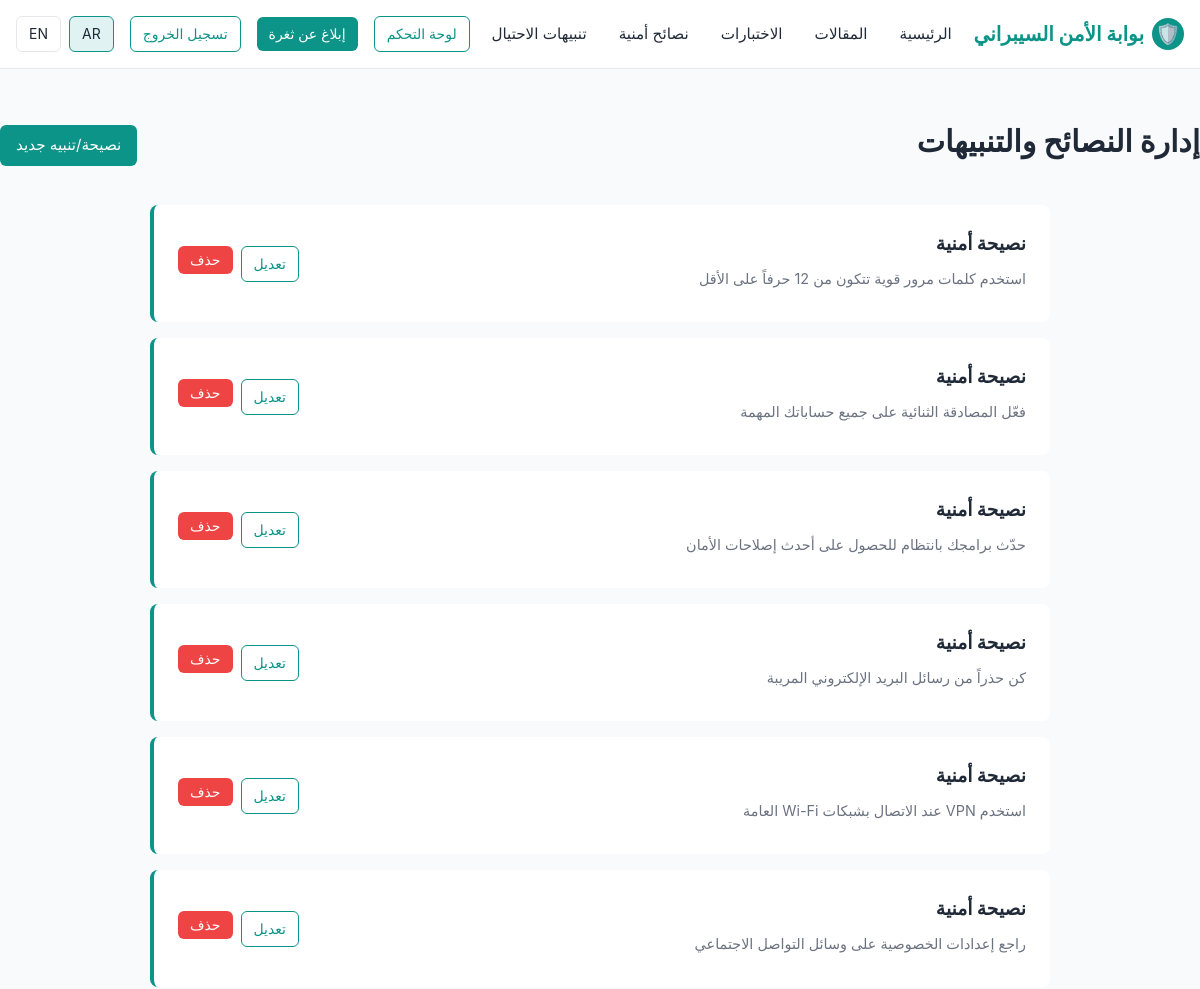
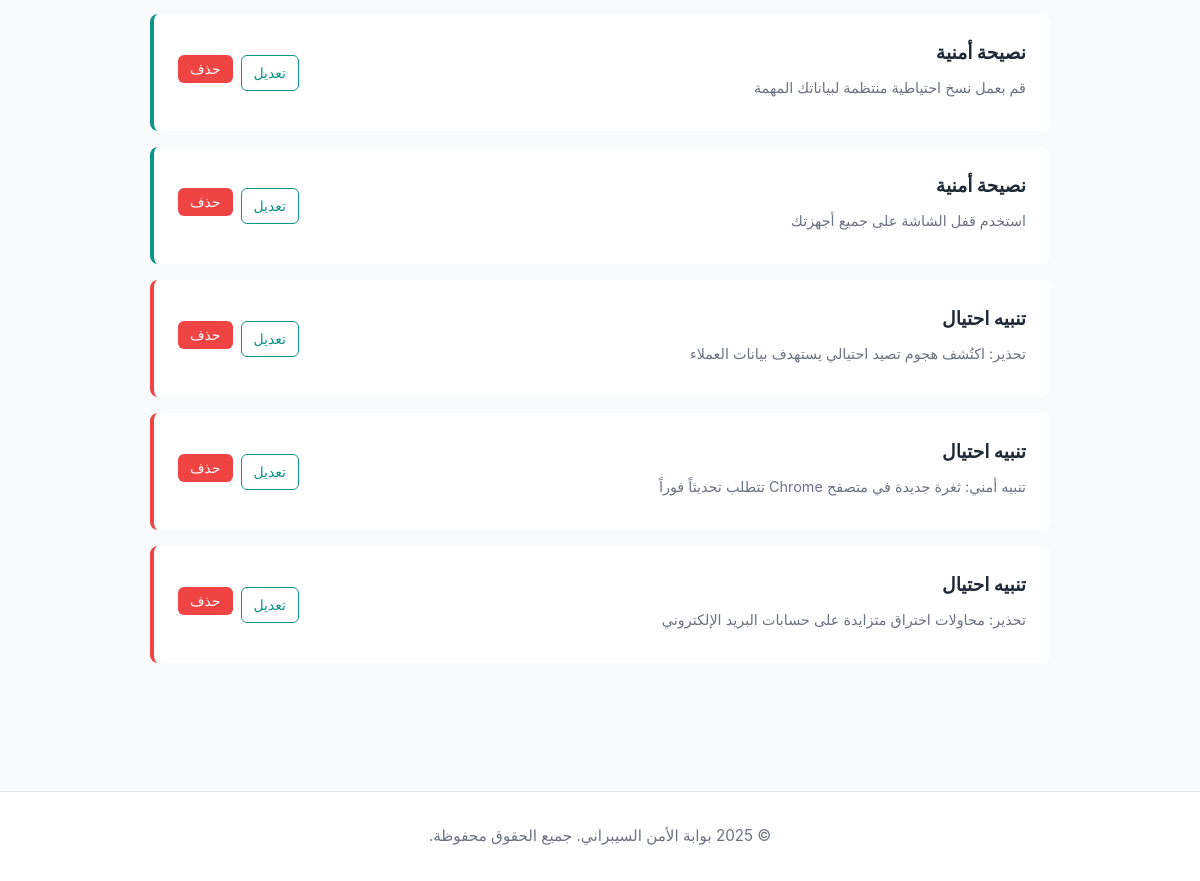
Page /admin/tips-alerts (signed in) on the committed database (2 pictures, top to bottom).
### tables this page shows
CREATE TABLE tips_alerts (
            id INTEGER PRIMARY KEY AUTOINCREMENT,
            type TEXT NOT NULL, -- 'tip' or 'alert'
            content_ar TEXT NOT NULL,
            content_en TEXT NOT NULL,
            publish_date TIMESTAMP NOT NULL DEFAULT CURRENT_TIMESTAMP
        );

### app.py (the view)
@app.route('/admin/tips-alerts')
@admin_required
def admin_tips_alerts():
    conn = get_db_connection()
    tips_alerts_list = conn.execute("SELECT * FROM tips_alerts ORDER BY publish_date DESC").fetchall()
    conn.close()
    lang = get_current_language()
    return render_template('admin_tips_alerts.html', tips_alerts=tips_alerts_list, lang=lang)

### app.py (called while the page is built)
@app.before_request
def set_language_on_first_visit():
    if 'language' not in session:
        session['language'] = app.config['DEFAULT_LANGUAGE']

def get_current_language():
    return session.get('language')

def admin_required(f):
    @wraps(f)
    def decorated_function(*args, **kwargs):
        if 'user_id' not in session:
            flash('يجب تسجيل الدخول أولاً.', 'warning')
            return redirect(url_for('login'))
        conn = get_db_connection()
        user = conn.execute("SELECT role FROM users WHERE id = ?", (session['user_id'],)).fetchone()
        conn.close()
        if not user or user['role'] != 'admin':
            flash('لا توجد صلاحيات كافية.', 'danger')
            return redirect(url_for('index'))
        return f(*args, **kwargs)
    return decorated_function

### models.py (called while the page is built)
def get_db_connection():
    conn = sqlite3.connect(DATABASE)
    conn.row_factory = sqlite3.Row
    return conn

### templates/admin_tips_alerts.html (shortened to what this page needs)
{% extends "base.html" %}
{% block content %}
<section class="section container">
    <div style="display: flex; justify-content: space-between; align-items: center; margin-bottom: 2rem;">
        <h2>{% if lang == 'en' %}Manage Tips & Alerts{% else %}إدارة النصائح والتنبيهات{% endif %}</h2>
        <a href="{{ url_for('admin_new_tip_alert') }}" class="btn btn-primary">{% if lang == 'en' %}New Tip/Alert{% else %}نصيحة/تنبيه جديد{% endif %}</a>
    </div>
    <div style="max-width: 900px; margin: 0 auto;">
        {% if tips_alerts %}
        <div>
            {% for item in tips_alerts %}
            <div style="background-color: white; padding: 1.5rem; margin-bottom: 1rem; border-radius: 0.5rem; border-left: 4px solid {% if item['type'] == 'tip' %}var(--primary-color){% else %}var(--danger-color){% endif %}; display: flex; justify-content: space-between; align-items: center;">
                <div style="flex: 1;">
                    <h3 style="margin-bottom: 0.5rem;">
                        {% if item['type'] == 'tip' %}
                            {% if lang == 'en' %}Security Tip{% else %}نصيحة أمنية{% endif %}
                        {% else %}
                            {% if lang == 'en' %}Fraud Alert{% else %}تنبيه احتيال{% endif %}
                        {% endif %}
                    </h3>
                    <p style="color: var(--text-light); font-size: 0.9rem; margin-bottom: 0.5rem;">
                        {% if lang == 'en' %}{{ item['content_en'] | truncate(100) }}{% else %}{{ item['content_ar'] | truncate(100) }}{% endif %}
                    </p>
                </div>
                <div style="display: flex; gap: 0.5rem;">
                    <a href="{{ url_for('admin_edit_tip_alert', item_id=item['id']) }}" class="btn btn-secondary btn-sm">{% if lang == 'en' %}Edit{% else %}تعديل{% endif %}</a>
                    <form method="POST" action="{{ url_for('admin_delete_tip_alert', item_id=item['id']) }}" style="display: inline;">
                        <button type="submit" class="btn btn-danger btn-sm" onclick="return confirm('{% if lang == 'en' %}Are you sure you want to delete this item?{% else %}هل أنت متأكد من حذف هذا العنصر؟{% endif %}');">{% if lang == 'en' %}Delete{% else %}حذف{% endif %}</button>
                    </form>
                </div>
            </div>
            {% endfor %}
        </div>
        {% endif %}
    </div>
</section>
{% endblock %}

### templates/base.html (shortened to what this page needs)
<!DOCTYPE html>
<html lang="{{ lang }}" dir="{{ 'rtl' if lang == 'ar' else 'ltr' }}">
<head>
    <link rel="stylesheet" href="{{ url_for('static', filename='css/style.css') }}">
</head>
<body>
    <header>
        <div class="navbar">
            <a href="{{ url_for('index') }}" class="logo">
                <div class="logo-icon">🛡️</div>
                <span>{% if lang == 'en' %}Cybersecurity Portal{% else %}بوابة الأمن السيبراني{% endif %}</span>
            </a>
            <ul class="nav-menu">
                <li><a href="{{ url_for('index') }}">{% if lang == 'en' %}Home{% else %}الرئيسية{% endif %}</a></li>
                <li><a href="{{ url_for('articles') }}">{% if lang == 'en' %}Articles{% else %}المقالات{% endif %}</a></li>
                <li><a href="{{ url_for('quizzes') }}">{% if lang == 'en' %}Quizzes{% else %}الاختبارات{% endif %}</a></li>
                <li><a href="{{ url_for('tips') }}">{% if lang == 'en' %}Security Tips{% else %}نصائح أمنية{% endif %}</a></li>
                <li><a href="{{ url_for('alerts') }}">{% if lang == 'en' %}Fraud Alerts{% else %}تنبيهات الاحتيال{% endif %}</a></li>
            </ul>
            <div class="nav-actions">
                {% if session.get('user_id') %}
                    {% if session.get('user_role') == 'admin' %}
                        <a href="{{ url_for('admin_dashboard') }}" class="btn btn-secondary btn-sm">{% if lang == 'en' %}Admin Dashboard{% else %}لوحة التحكم{% endif %}</a>
                    {% endif %}
                    <a href="{{ url_for('submit_report') }}" class="btn btn-primary btn-sm">{% if lang == 'en' %}Report Vulnerability{% else %}إبلاغ عن ثغرة{% endif %}</a>
                    <a href="{{ url_for('logout') }}" class="btn btn-secondary btn-sm">{% if lang == 'en' %}Logout{% else %}تسجيل الخروج{% endif %}</a>
                {% else %}
                    <a href="{{ url_for('login') }}" class="btn btn-secondary btn-sm">{% if lang == 'en' %}Login{% else %}تسجيل الدخول{% endif %}</a>
                    <a href="{{ url_for('register') }}" class="btn btn-primary btn-sm">{% if lang == 'en' %}Sign Up{% else %}إنشاء حساب{% endif %}</a>
                {% endif %}
                <div class="language-selector">
                    <a href="{{ url_for('set_language', language='ar') }}" {% if lang == 'ar' %}style="background-color: var(--primary-light); border-color: var(--primary-color);"{% endif %}>AR</a>
                    <a href="{{ url_for('set_language', language='en') }}" {% if lang == 'en' %}style="background-color: var(--primary-light); border-color: var(--primary-color);"{% endif %}>EN</a>
                </div>
            </div>
        </div>
    </header>
    <main>
        {% block content %}{% endblock %}
    </main>
    <footer>
        <div class="container">
            <div class="footer-content">
                <p>© 2025 {% if lang == 'en' %}Cybersecurity Portal. All rights reserved.{% else %}بوابة الأمن السيبراني. جميع الحقوق محفوظة.{% endif %}</p>
            </div>
        </div>
    </footer>
</body>
</html>

### static/css/style.css (style rules this page uses)
:root { --primary-color: #0d9488; --primary-light: #e0f2f1; --secondary-color: #1f2937; --text-dark: #1f2937; --text-light: #6b7280; --border-color: #e5e7eb; --success-color: #10b981; --danger-color: #ef4444; --warning-color: #f59e0b; }
* { margin: 0; padding: 0; box-sizing: border-box; }
html, body { font-family: -apple-system, BlinkMacSystemFont, 'Segoe UI', Roboto, 'Helvetica Neue', Arial, sans-serif; direction: rtl; text-align: right; }
body { background-color: #f9fafb; color: var(--text-dark); line-height: 1.6; }
header { background-color: white; border-bottom: 1px solid var(--border-color); padding: 1rem 0; position: sticky; top: 0; z-index: 100; }
.navbar { max-width: 1200px; margin: 0 auto; display: flex; justify-content: space-between; align-items: center; padding: 0 1rem; }
.logo { display: flex; align-items: center; gap: 0.5rem; font-weight: bold; font-size: 1.25rem; color: var(--primary-color); text-decoration: none; }
.logo-icon { width: 32px; height: 32px; background-color: var(--primary-color); border-radius: 50%; display: flex; align-items: center; justify-content: center; color: white; font-weight: bold; }
.nav-menu { display: flex; gap: 2rem; list-style: none; }
.nav-menu a { text-decoration: none; color: var(--text-dark); font-size: 0.95rem; transition: color 0.3s; }
.nav-actions { display: flex; gap: 1rem; align-items: center; }
.btn { padding: 0.5rem 1rem; border: none; border-radius: 0.375rem; font-size: 0.95rem; cursor: pointer; transition: all 0.3s; text-decoration: none; display: inline-block; }
.btn-primary { background-color: var(--primary-color); color: white; }
.btn-secondary { background-color: transparent; color: var(--primary-color); border: 1px solid var(--primary-color); }
.btn-danger { background-color: var(--danger-color); color: white; }
.btn-sm { padding: 0.375rem 0.75rem; font-size: 0.875rem; }
.language-selector { display: flex; gap: 0.5rem; }
.language-selector a { padding: 0.375rem 0.75rem; border: 1px solid var(--border-color); border-radius: 0.375rem; text-decoration: none; color: var(--text-dark); font-size: 0.875rem; transition: all 0.3s; }
.container { max-width: 1200px; margin: 0 auto; padding: 0 1rem; }
.section { padding: 3rem 0; }
.section h2 { font-size: 1.875rem; margin-bottom: 0.5rem; text-align: center; }
footer { background-color: white; border-top: 1px solid var(--border-color); padding: 2rem 0; margin-top: 4rem; }
.footer-content { text-align: center; color: var(--text-light); font-size: 0.95rem; }

### rows in the picture
tips_alerts: type "نصيحة أمنية", content_ar "استخدم كلمات مرور قوية تتكون من 12 حرفاً على الأقل"
tips_alerts: type "نصيحة أمنية", content_ar "فعّل المصادقة الثنائية على جميع حساباتك المهمة"
tips_alerts: type "نصيحة أمنية", content_ar "حدّث برامجك بانتظام للحصول على أحدث إصلاحات الأمان"
tips_alerts: type "نصيحة أمنية", content_ar "كن حذراً من رسائل البريد الإلكتروني المريبة"
tips_alerts: type "نصيحة أمنية", content_ar "استخدم VPN عند الاتصال بشبكات Wi-Fi العامة"
tips_alerts: type "نصيحة أمنية", content_ar "راجع إعدادات الخصوصية على وسائل التواصل الاجتماعي"
tips_alerts: type "نصيحة أمنية", content_ar "قم بعمل نسخ احتياطية منتظمة لبياناتك المهمة"
tips_alerts: type "نصيحة أمنية", content_ar "استخدم قفل الشاشة على جميع أجهزتك"
tips_alerts: type "تنبيه احتيال", content_ar "تحذير: اكتُشف هجوم تصيد احتيالي يستهدف بيانات العملاء"
tips_alerts: type "تنبيه احتيال", content_ar "تنبيه أمني: ثغرة جديدة في متصفح Chrome تتطلب تحديثاً فوراً"
tips_alerts: type "تنبيه احتيال", content_ar "تحذير: محاولات اختراق متزايدة على حسابات البريد الإلكتروني"
